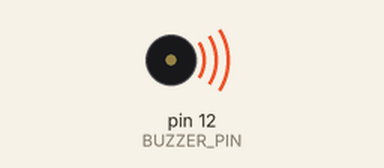
Recording of a sketch running on a simulated Arduino Uno, built with avr-gcc and run on an emulated ATmega328P. Parts: buzzer (waves = sounding, pin HIGH). At 22.0 s the program stops and its outputs stay as they are.

Above: at 0.1 s.
At 22.1 s:
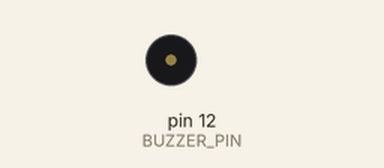
Timing chart, 0 to 23.5 s (numbered marks = the images above):
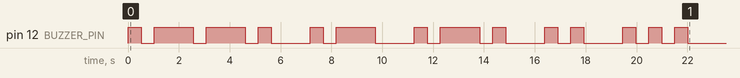

The sketch:

Morsecode_with_active_Buzzer.ino
```cpp
// the pin for the active buzzer
#define BUZZER_PIN 12
#define POTI_PIN A0
#define ON_BUTTON 4
#define OFF_BUTTON 2

// Spacing and legth of the signals
// Symbols:
//    Long   ===    aka   -   (1 dah = 3 dits)
//    Short  =      aka   .   (1 dit)
// Pauses:
//    between two symbols           _       (1 dit long)
//    between characters in a word  ___     (3 dits long)
//    between words                 _______ (7 dits long)

// declaring and initializing a structure to hold the character and corresponding morsecode
static const struct {const char character, *code;} morsechart[] = {
  // Pause
  // will be interpreted to "pause after word" in charToBeep()
  {" ", ""},

  // Letters
  {'A', ".-"},
  {'B', "-..."},
  {'C', "-.-."},
  {'D', "-.."},
  {'E', "."},
  {'F', "..-."},
  {'G', "--."},
  {'H', "...."},
  {'I', ".."},
  {'J', ".---"},
  {'K', "-.-"},
  {'L', ".-.."},
  {'M', "--"},
  {'N', "-."},
  {'O', "---"},
  {'P', ".--."},
  {'Q', "--.-"},
  {'R', ".-."},
  {'S', "..."},
  {'T', "-"},
  {'U', "..-"},
  {'V', "...-"},
  {'W', ".--"},
  {'X', "-..-"},
  {'Y', "-.--"},
  {'Z', "--.."},

  // Numerals
  {'1', ".----"},
  {'2', "..---"},
  {'3', "...--"},
  {'4', "....-"},
  {'5', "....."},
  {'6', "-...."},
  {'7', "--..."},
  {'8', "---.."},
  {'9', "----."},
  {'0', "-----"},

  // Special Characters & symbols
  {'.', ".-.-.-"},
  {',', "--..--"},
  {':', "---..."},
  {';', "-.-.-."},
  {'?', "..--.."},
  {'-', "-....-"},
  {'_', "..--.-"},
  {'(', "-.--."},
  {')', "-.--.-"},
  //{''', ".----."},
  {'=', "-...-"},
  {'+', ".-.-."},
  {'/', "-..-"},
  {'@', ".--.-."},

  // Signals (not used, because unable to parse)
  //{'KA', "-.-.-"},          // Start of Sequence
  //{'BT', "-...-"},          // Pause
  //{'AR', ".-.-."},          // End of Sequence
  //{'VE', "...-."},          // Aknowledged
  //{'SK', "...-.-"},         // End of Communication
  //{'SOS', "...---..."},     // SOS
  //{'HH', "........"},       // Repeat from last Word

};

// Global variables

unsigned short int
// Speeds and lengths
    morseSpeed, // slow = 240, normal = 120, fast = 60
    dahLength,  // = 3 * morseSpeed
    ditLength,  // = 1 * morseSpeed

// Pauses
    pSymbol,    // = 1 * morseSpeed
    pCharacter, // = 3 * morseSpeed
    pWord;      // = 7 * morseSpeed

// The message to encode into morsecode
  char message[] = "Paris";

// Setup
void setup() {
  // declare BUZZER_PIN as OUTPUT
  pinMode(BUZZER_PIN, OUTPUT);

  /*// serial output for debugging
  Serial.begin(9600);
  Serial.println(sizeof morsechart);
  Serial.println(sizeof morsechart[0]);
  Serial.println(sizeof morsechart[1]);
  Serial.println(sizeof *morsechart);

  // */
}

// Loop
void loop() {

  // Set Speed to new value
  updateSpeed();

  // morse message
  morse(message);

  // Exit loop
  exit(0);
}

// set new speed
void updateSpeed()
{
  // read potentiometer for morse speed
  morseSpeed = analogRead(POTI_PIN);

  // Seraial output for debug
  //Serial.println(morseSpeed);

  // Speeds and lengths
  dahLength = 3 * morseSpeed;
  ditLength = 1 * morseSpeed;

  // Pauses
  pSymbol = 1 * morseSpeed;
  pCharacter = 3 * morseSpeed;
  pWord = 7 * morseSpeed;
}

// make beep
void beep(unsigned short int *duration){
  digitalWrite(BUZZER_PIN, HIGH);
  delay(*duration);
  digitalWrite(BUZZER_PIN, LOW);
}

// make pause
void pause(unsigned short int *duration){
  delay(*duration);
}

// morse the message
void morse(char *message)
{
  // initiate counter to loop through the message[]
  unsigned short int i = 0;

  // check if not end of message
  while(i < strlen(message))
  {
    // make string uppercase, to match character in the morsechart
    message[i] = toupper(message[i]);

    // loop through struct
    // Note: sizeof the whole struct is 150, whereas a single entry yields 3 Bytes
    for( unsigned short int k = 0; k < sizeof morsechart / sizeof *morsechart; ++k)
    {
      // Find the current character
      if( message[i] == morsechart[k].character )
      {
        unsigned short int j = 0;
        // Make beep-code for the current character
        while(j < strlen(morsechart[k].code))
        {
          // get the dit() or dah() at the position j of the character i
          switch (morsechart[k].code[j])
          {
            case '.':
              //Serial.print("=");
              beep(&ditLength);
              break;
            case '-':
              //Serial.print("===");
              beep(&dahLength);
              break;
          }

          // go to next dit() or dah()
          j++;

          // make a pause between symbols if there are any symbols left
          if (j < strlen(morsechart[k].code))
          {
            //Serial.print("_");
            pause(&pSymbol);
          }
        }
      }
    }

    // check if there is any symbol left in message
    if(i < strlen(message)-1)
    {
      // if the next symbol is a space, then make a pause between words
      if(isspace(message[i+1]))
      {
        //Serial.print("_______");
        pause(&pWord);
      }
      // else make a pause between characters
      else
      {
        // dont do a pauseCharacter after a space
        if(isspace(message[i]))
        {
          // do nothing
        }
        else
        {
          //Serial.print("___");
          pause(&pCharacter);
        }
      }
    }
  // increment counter
  i++;
  }
}
```

Measured:
- by itself, pin 12 (BUZZER_PIN): LOW → HIGH at 0.00 s, → LOW 0.51 s later, → HIGH 0.51 s later, → LOW 1.5 s later, … (28 changes in this stretch)
